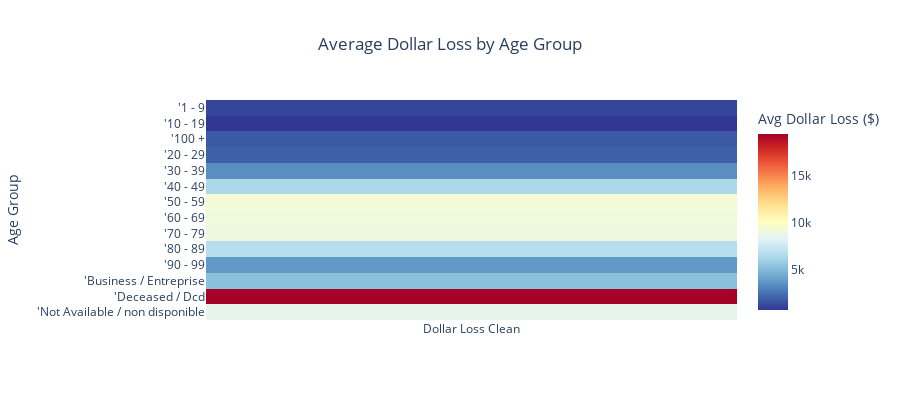

Notebook cell for this chart:
### Code cell
# Clean and convert Dollar Loss column to numeric
# Remove any currency symbols, commas and convert to float
df['Dollar Loss Clean'] = df['Dollar Loss /pertes financires'].astype(str).str.replace('$', '')
df['Dollar Loss Clean'] = df['Dollar Loss Clean'].str.replace(',', '')
df['Dollar Loss Clean'] = pd.to_numeric(df['Dollar Loss Clean'], errors='coerce')

# 3. Cross-tab: Age group vs. Dollar loss (Heatmap)
# Create pivot table for age group vs dollar loss
pivot_table = df.pivot_table(
    values='Dollar Loss Clean',
    index="Victim Age Range / Tranche d'ge des victimes",
    aggfunc='mean',
    fill_value=0
).round(2)

fig3 = px.imshow(pivot_table,
                aspect='auto',
                title='Average Dollar Loss by Age Group',
                color_continuous_scale='RdYlBu_r')

fig3.update_layout(
    title_x=0.5,
    xaxis_title='',
    yaxis_title='Age Group',
    coloraxis_colorbar_title='Avg Dollar Loss ($)',
    height=400  # Make the heatmap taller for better visibility
)

fig3.show()

### Figure 1 — Plotly figure (JSON) as saved in the notebook; plotly's stock layout.template omitted (floating-point values rounded to 4 significant figures)
{"data": [{"coloraxis": "coloraxis", "hovertemplate": "x: %{x}<br>Victim Age Range / Tranche d'ge des victimes: %{y}<br>color: %{z}<extra></extra>", "name": "0", "type": "heatmap", "x": ["Dollar Loss Clean"], "xaxis": "x", "y": ["'1 - 9", "'10 - 19", "'100 +", "'20 - 29", "'30 - 39", "'40 - 49", "'50 - 59", "'60 - 69", "'70 - 79", "'80 - 89", "'90 - 99", "'Business / Entreprise", "'Deceased / Dcd", "'Not Available / non disponible"], "yaxis": "y", "z": [[1119.0], [667.4], [1701.0], [1894.0], [3371.0], [6308.0], [9309.0], [9101.0], [9030.0], [6687.0], [3754.0], [5212.0], [19430.0], [8556.0]]}], "layout": {"coloraxis": {"colorbar": {"title": {"text": "Avg Dollar Loss ($)"}}, "colorscale": [[0, "rgb(49,54,149)"], [0.1, "rgb(69,117,180)"], [0.2, "rgb(116,173,209)"], [0.3, "rgb(171,217,233)"], [0.4, "rgb(224,243,248)"], [0.5, "rgb(255,255,191)"], [0.6, "rgb(254,224,144)"], [0.7, "rgb(253,174,97)"], [0.8, "rgb(244,109,67)"], [0.9, "rgb(215,48,39)"], [1, "rgb(165,0,38)"]]}, "height": 400, "title": {"text": "Average Dollar Loss by Age Group", "x": 0.5}, "xaxis": {"anchor": "y", "domain": [0, 1], "title": {"text": ""}}, "yaxis": {"anchor": "x", "autorange": "reversed", "domain": [0, 1], "title": {"text": "Age Group"}}}}
